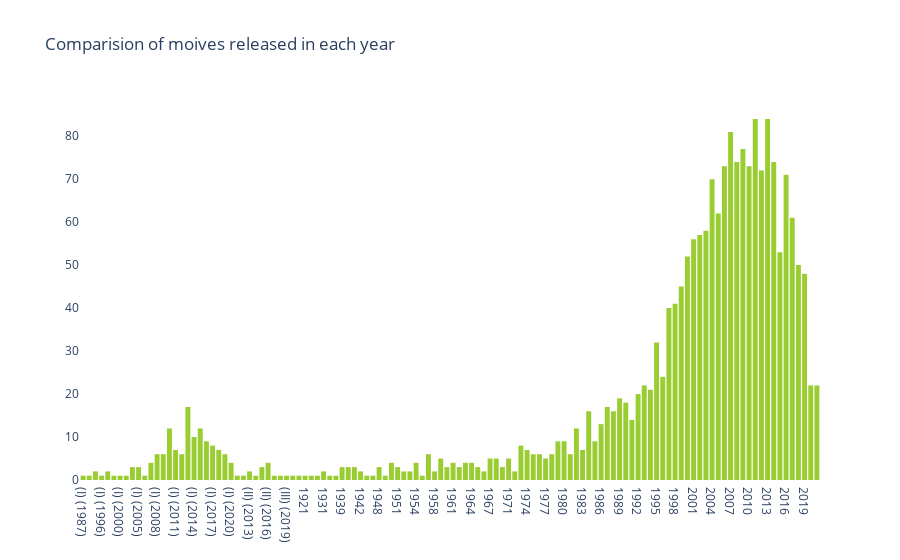

The notebook cell this image was saved under:
### Code cell
trace1= go.Histogram(
    x = data5['year'].sort_values(ascending=True),
    marker = dict ( color = "yellowgreen")
)

layout1 = dict( title = "Comparision of moives released in each year",hovermode = "x",
              xaxis = {'showgrid' : False},yaxis = {'showgrid' : False},
             paper_bgcolor='rgba(0,0,0,0)',plot_bgcolor='rgba(0,0,0,0)')

data2 = [trace1]
fig =go.Figure( data = data2,layout = layout1)
iplot(fig)

### Figure 1 — Plotly figure (JSON) as saved in the notebook; plotly's stock layout.template omitted (floating-point values rounded to 4 significant figures; data arrays with more than 128 entries replaced by an {"elided": "..."} marker saying what was removed)
{"data": [{"marker": {"color": "yellowgreen"}, "type": "histogram", "x": {"elided": "2066 str values"}}], "layout": {"hovermode": "x", "paper_bgcolor": "rgba(0,0,0,0)", "plot_bgcolor": "rgba(0,0,0,0)", "title": {"text": "Comparision of moives released in each year"}, "xaxis": {"showgrid": false}, "yaxis": {"showgrid": false}}}
